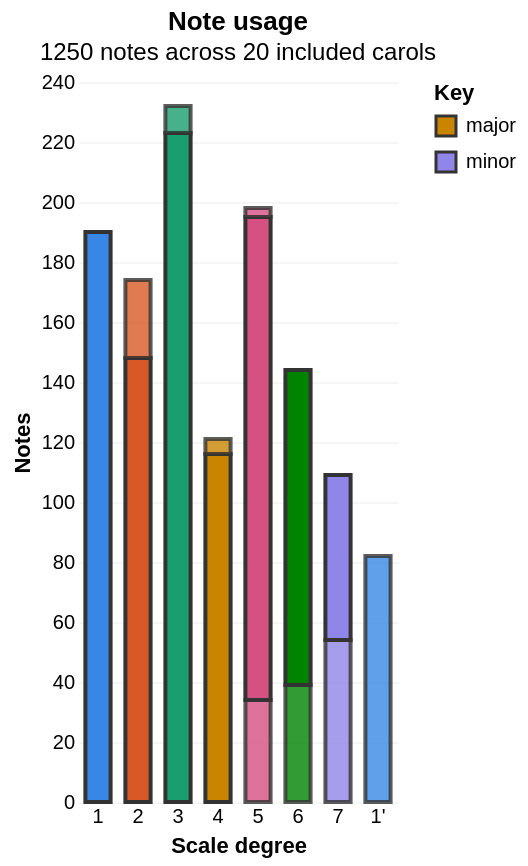

Write the Vega-Lite specification saved for this chart.
### Vega-Lite specification from a JSON file in a GitHub repository (floating-point values rounded to 4 significant figures; data arrays with more than 128 entries replaced by an {"elided": "..."} marker saying what was removed)
{"$schema": "https://vega.github.io/schema/vega-lite/v5.json", "title": {"text": "Note usage", "subtitle": "1250 notes across 20 included carols"}, "width": "container", "height": 360, "params": [{"name": "octaves", "value": "merged", "bind": {"input": "radio", "options": ["merged", "split"], "name": "Octaves "}}, {"name": "accidentals", "value": "merged", "bind": {"input": "radio", "options": ["merged", "split"], "name": "Accidentals "}}, {"name": "stack", "value": "note", "bind": {"input": "radio", "options": ["note", "mode"], "name": "Stack by "}}, {"name": "major", "value": true, "bind": {"input": "checkbox", "name": "Major "}}, {"name": "minor", "value": true, "bind": {"input": "checkbox", "name": "Minor "}}], "data": {"values": {"elided": "174 records"}}, "transform": [{"filter": "datum.octaves === octaves && datum.accidentals === accidentals && datum.stack === stack"}, {"filter": "(datum.mode === 'major' && major) || (datum.mode === 'minor' && minor)"}], "encoding": {"x": {"field": "bar", "type": "nominal", "sort": {"field": "barPitch", "op": "min"}, "title": "Scale degree", "axis": {"labelAngle": 0}}, "y": {"field": "count", "type": "quantitative", "stack": "zero", "title": "Notes", "axis": {"gridOpacity": 0.3}}}, "layer": [{"transform": [{"filter": "datum.stack === 'note'"}, {"aggregate": [{"op": "sum", "field": "count", "as": "count"}], "groupby": ["bar", "barPitch", "note", "pitch", "degree", "shade"]}], "mark": {"type": "bar", "width": {"band": 0.7}, "stroke": "#333333", "strokeWidth": 2}, "encoding": {"color": {"field": "degree", "type": "nominal", "scale": {"domain": [1, 2, 3, 4, 5, 6, 7], "range": ["#3987e5", "#d95926", "#199e70", "#c98500", "#d55181", "#008300", "#9085e9"]}, "legend": null}, "opacity": {"field": "shade", "type": "quantitative", "scale": null}, "order": {"field": "pitch"}, "tooltip": [{"field": "note", "title": "Note"}, {"field": "count", "title": "Count"}]}}, {"transform": [{"filter": "datum.stack === 'mode'"}], "mark": {"type": "bar", "width": {"band": 0.7}, "stroke": "#333333", "strokeWidth": 2}, "encoding": {"color": {"field": "mode", "type": "nominal", "scale": {"domain": ["major", "minor"], "range": ["#c98500", "#9085e9"]}, "title": "Key"}, "order": {"field": "mode"}, "tooltip": [{"field": "bar", "title": "Note"}, {"field": "mode", "title": "Key"}, {"field": "count", "title": "Count"}]}}], "resolve": {"scale": {"color": "independent"}}, "config": {"view": {"stroke": null}, "axis": {"domain": false, "ticks": false}}}
